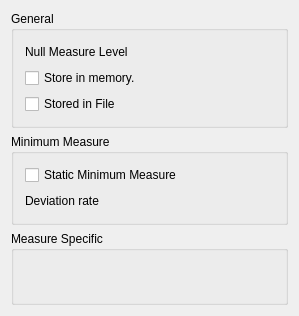
<ui version="4.0" >
 <author>Pascal Francq</author>
 <class>QGMatrixMeasureDlg</class>
 <widget class="QWidget" name="QGMatrixMeasureDlg" >
  <property name="geometry" >
   <rect>
    <x>0</x>
    <y>0</y>
    <width>299</width>
    <height>316</height>
   </rect>
  </property>
  <property name="windowTitle" >
   <string>Generic Measure Dlg</string>
  </property>
  <property name="sizeGripEnabled" stdset="0" >
   <bool>true</bool>
  </property>
  <layout class="QVBoxLayout" name="verticalLayout" >
   <item>
    <widget class="QGroupBox" name="groupBox1" >
     <property name="title" >
      <string>General</string>
     </property>
     <layout class="QVBoxLayout" >
      <item>
       <layout class="QHBoxLayout" >
        <item>
         <widget class="QLabel" name="textLabel1_2_2" >
          <property name="text" >
           <string>Null Measure Level</string>
          </property>
          <property name="wordWrap" >
           <bool>false</bool>
          </property>
         </widget>
        </item>
        <item>
         <spacer name="spacer8" >
          <property name="orientation" >
           <enum>Qt::Horizontal</enum>
          </property>
          <property name="sizeType" >
           <enum>QSizePolicy::Expanding</enum>
          </property>
          <property name="sizeHint" stdset="0" >
           <size>
            <width>140</width>
            <height>20</height>
           </size>
          </property>
         </spacer>
        </item>
        <item>
         <widget class="KDoubleNumInput" name="NullSimLevel" />
        </item>
       </layout>
      </item>
      <item>
       <widget class="QCheckBox" name="Memory" >
        <property name="text" >
         <string>Store in memory.</string>
        </property>
       </widget>
      </item>
      <item>
       <layout class="QHBoxLayout" name="horizontalLayout_2" >
        <item>
         <widget class="QCheckBox" name="File" >
          <property name="text" >
           <string>Stored in File</string>
          </property>
         </widget>
        </item>
        <item>
         <widget class="KUrlRequester" name="Dir" />
        </item>
       </layout>
      </item>
     </layout>
    </widget>
   </item>
   <item>
    <widget class="QGroupBox" name="groupBox2" >
     <property name="title" >
      <string>Minimum Measure</string>
     </property>
     <layout class="QVBoxLayout" >
      <item>
       <layout class="QHBoxLayout" >
        <item>
         <widget class="QCheckBox" name="StaticMinSim" >
          <property name="text" >
           <string>Static Minimum Measure</string>
          </property>
         </widget>
        </item>
        <item>
         <spacer name="spacer8_2" >
          <property name="orientation" >
           <enum>Qt::Horizontal</enum>
          </property>
          <property name="sizeType" >
           <enum>QSizePolicy::Expanding</enum>
          </property>
          <property name="sizeHint" stdset="0" >
           <size>
            <width>40</width>
            <height>20</height>
           </size>
          </property>
         </spacer>
        </item>
        <item>
         <widget class="KDoubleNumInput" name="MinSim" />
        </item>
       </layout>
      </item>
      <item>
       <layout class="QHBoxLayout" >
        <item>
         <widget class="QLabel" name="textLabel1" >
          <property name="toolTip" >
           <string>Fix the deviation rate used to compute the minimum of the measure.</string>
          </property>
          <property name="whatsThis" >
           <string>The &lt;i>deviation rate&lt;/i> is used to compute the minimum measure.&lt;br>
In practice, the minimum measure is computed as the sum of the average and the product of the deviation and the deviation rate.</string>
          </property>
          <property name="text" >
           <string>Deviation rate</string>
          </property>
          <property name="wordWrap" >
           <bool>false</bool>
          </property>
         </widget>
        </item>
        <item>
         <spacer name="spacer5" >
          <property name="orientation" >
           <enum>Qt::Horizontal</enum>
          </property>
          <property name="sizeType" >
           <enum>QSizePolicy::Expanding</enum>
          </property>
          <property name="sizeHint" stdset="0" >
           <size>
            <width>40</width>
            <height>20</height>
           </size>
          </property>
         </spacer>
        </item>
        <item>
         <widget class="KDoubleNumInput" name="DeviationRate" >
          <property name="minValue" stdset="0" >
           <number>-10</number>
          </property>
          <property name="maxValue" stdset="0" >
           <number>10</number>
          </property>
         </widget>
        </item>
       </layout>
      </item>
     </layout>
    </widget>
   </item>
   <item>
    <widget class="QGroupBox" name="MeasureSpecific" >
     <property name="title" >
      <string>Measure Specific</string>
     </property>
     <layout class="QVBoxLayout" />
    </widget>
   </item>
  </layout>
 </widget>
 <layoutdefault spacing="6" margin="11" />
 <pixmapfunction>qPixmapFromMimeSource</pixmapfunction>
 <customwidgets>
  <customwidget>
   <class>KDoubleNumInput</class>
   <extends>QWidget</extends>
   <header>knuminput.h</header>
  </customwidget>
  <customwidget>
   <class>KUrlRequester</class>
   <extends>QFrame</extends>
   <header>kurlrequester.h</header>
  </customwidget>
 </customwidgets>
 <includes>
  <include location="local" >knuminput.h</include>
  <include location="local" >knuminput.h</include>
  <include location="local" >knuminput.h</include>
  <include location="local" >knuminput.h</include>
  <include location="local" >knuminput.h</include>
  <include location="local" >knuminput.h</include>
  <include location="local" >kurlrequester.h</include>
  <include location="local" >klineedit.h</include>
  <include location="local" >kpushbutton.h</include>
 </includes>
 <resources/>
 <connections/>
</ui>
